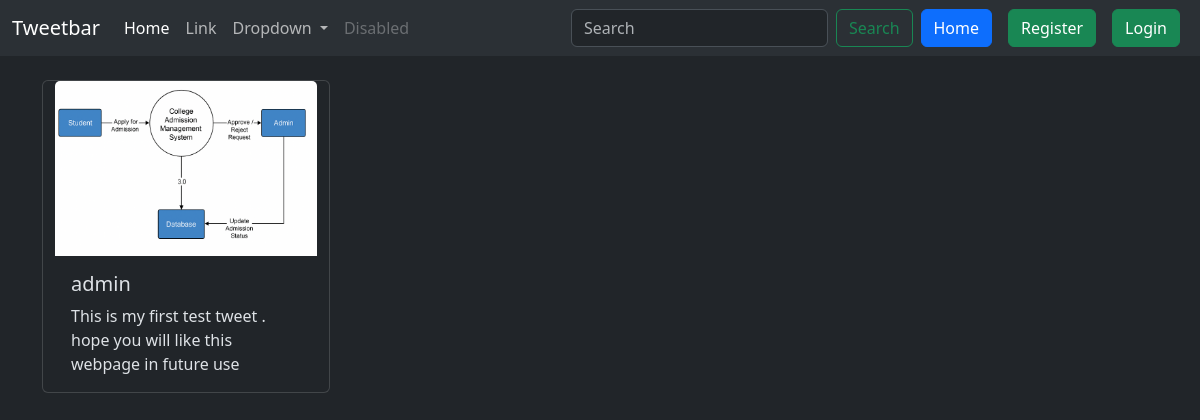
Before: /tweet/search/ with the older database file.
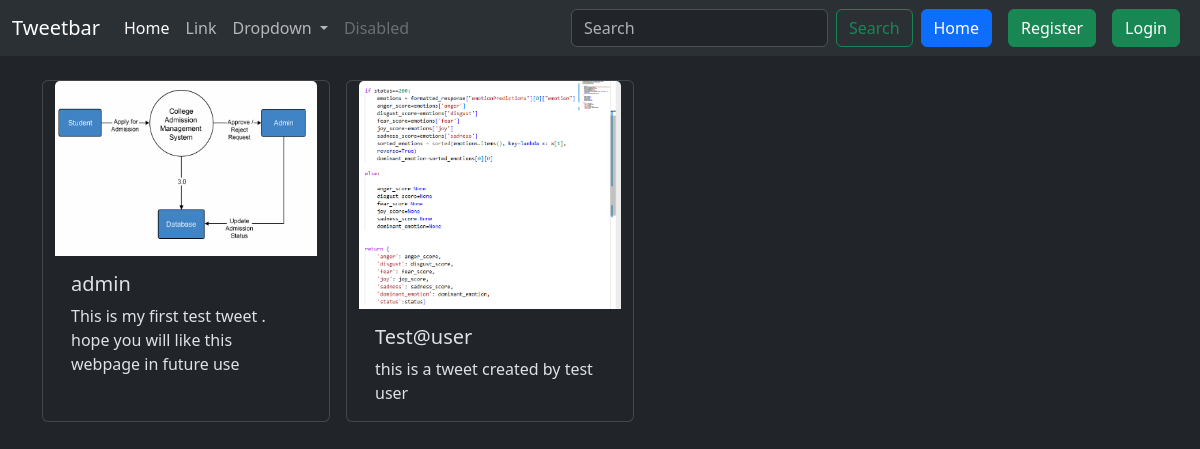
After: the same page with the newer database file.
### tweet/models.py (models this page shows, shortened)
class Tweet(models.Model):
    user=models.ForeignKey(User,on_delete=models.CASCADE)
    text=models.TextField(max_length=250)
    photo=models.ImageField(upload_to='photos/',blank=True,null=True)
    created_at=models.DateTimeField(auto_now_add=True)
    updated_at=models.DateTimeField(auto_now=True)

### tweet/views.py (the view)
# urls.py: path('search/', view=views.search_tweets, name='search'),
def search_tweets(request):
    if request.method=="GET":
        query=request.GET.get("q")
        if query:
            filtered_tweets=Tweet.objects.filter(Q(text__icontains=query))
        else:
            filtered_tweets = Tweet.objects.all()
    return render(request, 'search_results.html',{'tweets':filtered_tweets})

### tweet/templates/search_results.html (shortened to what this page needs)
{% extends 'layout.html' %}
{% block content %}
<div class="container row gap-3 mt-4">
{% for tweet  in tweets %}
<div class="card" style="width: 18rem;">
<img src="{{tweet.photo.url}}" class="card-img-top" alt="...">
<div class="card-body">
<h5 class="card-title">{{tweet.user.username}}</h5>
<p class="card-text">{{tweet.text}}</p>
</div>
</div>
{% endfor %}
</div>
{% endblock content %}

Changed rows visible on the page:
added Tweet: photo (picture), user.username "Test@user", text "this is a tweet created by test user"
